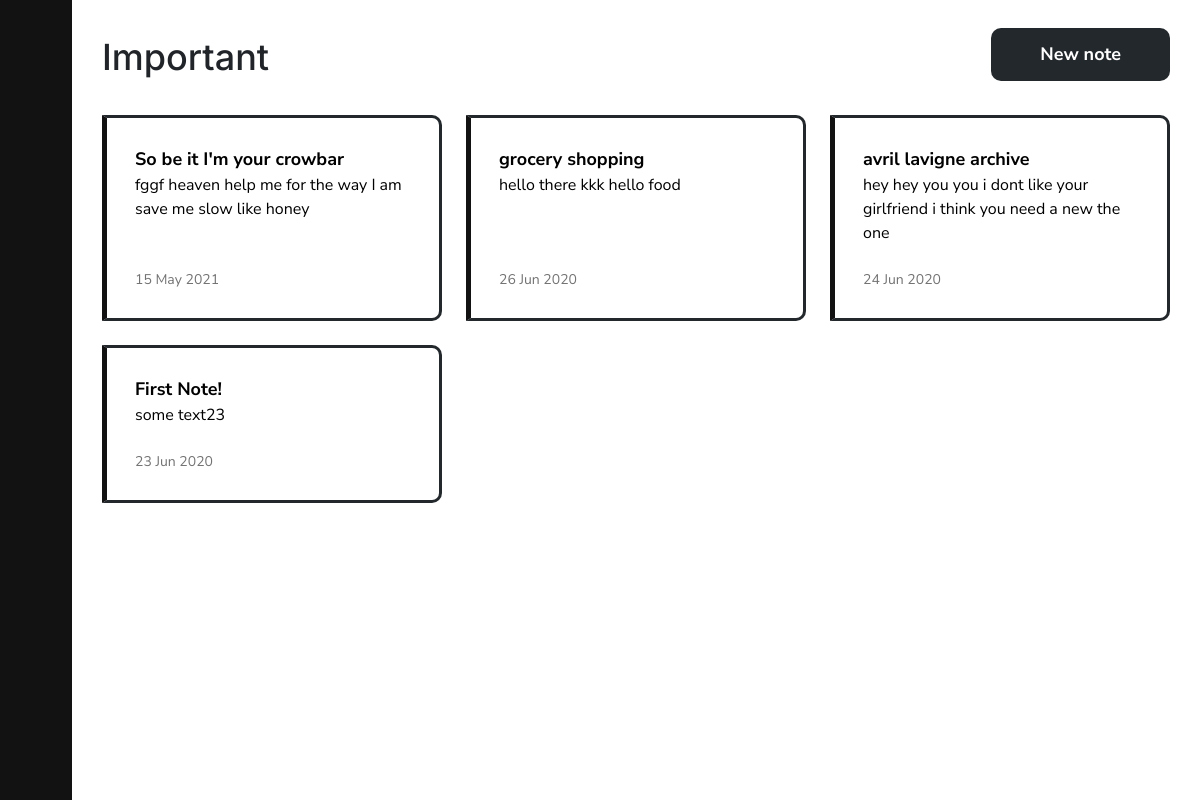
The page /important/ (signed in) on the database as committed earlier.
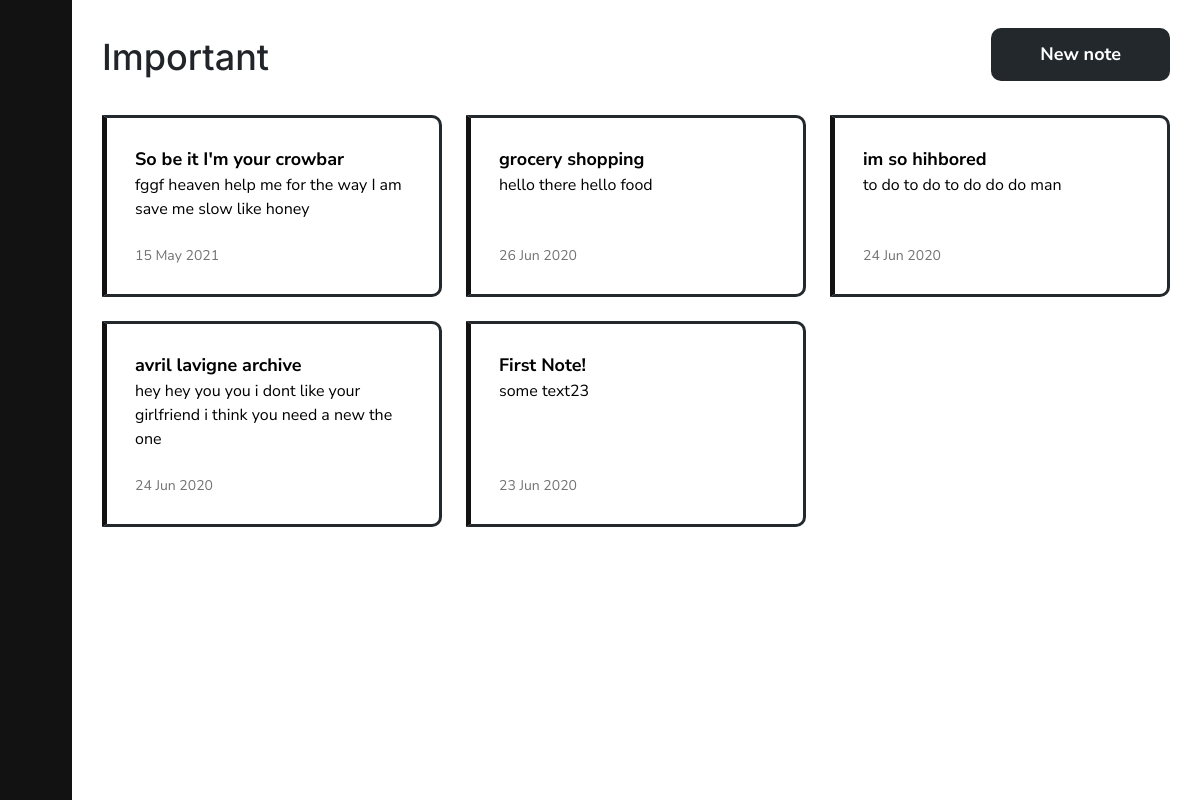
The same page on the database as committed later.
### notes/models.py (models this page shows, shortened)
class Note(models.Model):
    title = models.TextField(max_length=100, blank=True)
    text = HTMLField(blank=True)
    date = models.DateTimeField(auto_now_add=True)
    important = models.BooleanField(default=False)
    archive = models.BooleanField(default=False)
    user = models.ForeignKey(User, on_delete=models.CASCADE)

### notes/views.py (the view)
# urls.py: path('important/', views.important, name='important'),
def important(request):
    important = Note.objects.filter(user=request.user, important=True, archive=False).order_by('-date')
    active = 'importantLink'
    return render(request, 'notes/important.html', {'important': important, 'active': active})

### notes/templates/notes/important.html (shortened to what this page needs)
{% load static %}
<!DOCTYPE html>
<html>
<head>
    <link rel="stylesheet" href="https://stackpath.bootstrapcdn.com/bootstrap/4.5.0/css/bootstrap.min.css">
    <link rel="stylesheet" type="text/css" href="{% static 'notes/style.css' %}">
    <link rel="stylesheet" type="text/css" href="{% static 'notes/notes.css' %}">
</head>
<body>
    <div class="container-fluid">
        <div class="row" id="mainRow">
            {% include "notes/navbar.html" %}
            <div class="col-sm-11" id="content">
                <div class="container">
                    <div>
                        <h1>Important</h1>
                        <a href="{% url 'add' %}" class="btn medium-text">New note</a>
                    </div>
                    {% if important %}
                    <div id="notes">
                        <ul>
                            {% for note in important %}
                            <li class="note {% if note.important %} important{% endif %}">
                                <a href="{% url 'note' note.id %}">
                                    <div class="note-info">
                                        <div class="note-content">
                                            <div class="medium-text"><b>{{ note.title }}</b></div>
                                            {% if note.text %}
                                            <div class="note-text">{{ note.text|striptags|truncatechars:150 }}</div>
                                            {% endif %}
                                        </div>
                                        <div class="date">{{ note.date|date:'d M Y' }}</div>
                                    </div>
                                </a>
                            </li>
                            {% endfor %}
                        </ul>
                    </div>
                    {% else %}
                    <div id="noNotes">
                        <p class="text-center medium-text">You don't have any notes marked as important.</p>
                    </div>
                    {% endif %}
                </div>
            </div>
        </div>
    </div>
</body>
</html>

### notes/templates/notes/navbar.html (shortened to what this page needs)
<div class="col-sm-1" id="menu">
    <nav>
        <div id="links">
        </div>
    </nav>
</div>

### notes/static/notes/style.css (style rules this page uses)
:root { --light-gray: #fafafa; --black: #121212; --dark-gray:#23282c; --gray: #cecece; }
html, body { height: 100%; }
body { font-family: 'Nunito Sans', sans-serif; }
h1, h2, h3 { font-family: 'Inter', sans-serif; }
h1 { font-size: 36px }
.medium-text { font-size: 18px; }
a { color: var(--black); font-weight: bold; transition: all 200ms ease-in-out; }
.btn { color: white; background-color: var(--dark-gray); font-weight: bold; border-radius: 10px; transition: all 200ms ease-in-out; }

### notes/static/notes/notes.css (style rules this page uses)
.col-sm-1 { max-width: 6%; }
.col-sm-11 { max-width: 94% }
#mainRow { height: 100vh }
#menu { background-color: var(--black); color: white; padding: 28px 0; overflow-x: hidden; position: fixed; top: 0; height: 100vh; z-index: 10; height: 100vh; transition: all 500ms ease 0s; overflow: hidden; }
nav { transition: all 500ms ease 0s; height: 100%; }
#links { height: 100%; }
h1 { margin-top: 36px; display: inline-block; }
#content { position: absolute; right: 0; }
#content a.btn { padding: 12px 48px; margin-top: 28px; float: right; }
#notes, #noNotes { margin-top: 28px; }
#notes ul { list-style-type: none; padding-left: 0; display: grid; grid-gap: 24px; grid-template-columns: repeat(auto-fill, minmax(300px,1fr)); }
.note { position: relative; padding: 28px; border-radius: 10px; border: 3px solid var(--dark-gray) }
.note.important { border-left: 5px solid var(--black); border-radius: 0 10px 10px 0; }
.note a { color: black; font-weight: normal; }
.note div { word-break: break-word; }
.note .medium-text { vertical-align: top; }
.note-info { height: 100%; display: flex; flex-direction: column; justify-content: space-between; }
.note .date { color: #737373; font-size: 14px; }
.note .note-text { margin-bottom: 24px }

Rows that differ between the two databases and show on the page:
changed Note "grocery shopping": text "hello there kkk hello food" → "hello there hello food"
now on this page (row edited): Note: title "im so hihbored", text "to do to do to do do do man", date "24 Jun 2020"
